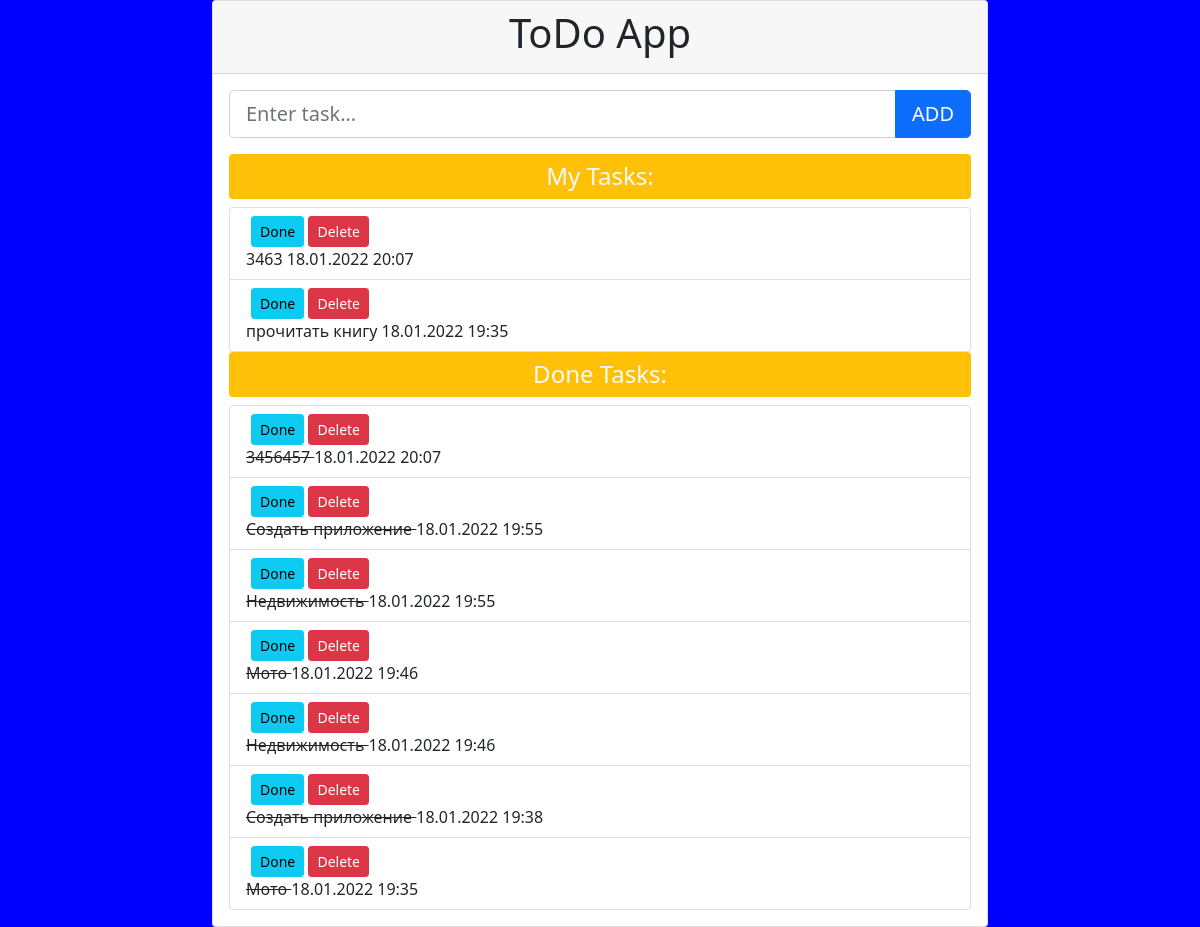
/, run on an earlier commit of the app's database.
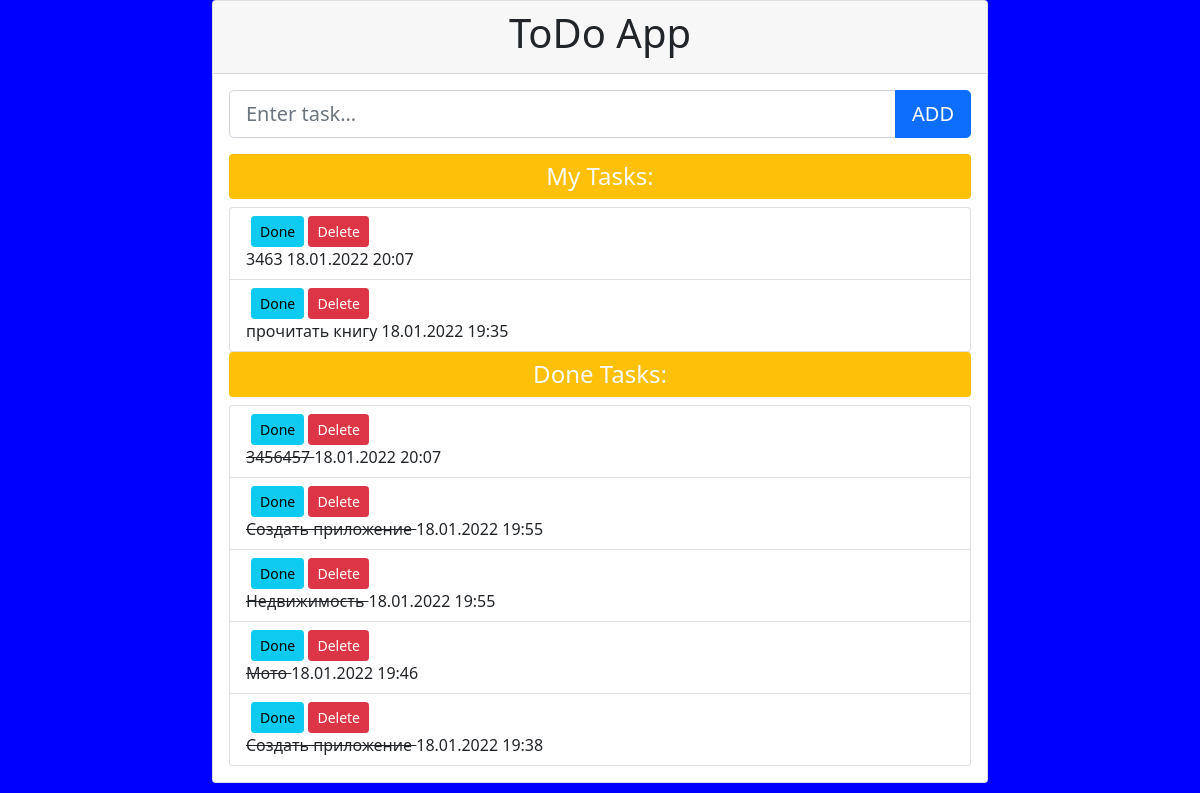
And on a later commit of the database.
### todolist/models.py (models this page shows, shortened)
class Task(models.Model):
    name = models.CharField(max_length=50, verbose_name='Задача')
    published = models.DateTimeField(auto_now_add=True, db_index=True, verbose_name='Опубликовано')
    done = models.BooleanField(db_index=True, default=False, verbose_name='Сделано')
    done_time = models.DateTimeField(null=True, blank=True, verbose_name='Когда сделано')
    class Meta:
        verbose_name_plural = 'Задачи'
        verbose_name = 'Задача'
        ordering = ['-done', '-published']

### todolist/views.py (the view)
# urls.py: path('', index, name='index'),
def index(request):
    form = TaskForm()
    tasks = Task.objects.filter(done=False)
    done_tasks = Task.objects.filter(done=True)
    context = {'tasks': tasks, 'done_tasks': done_tasks, 'task_form': form}
    if request.method == "POST":
        form = TaskForm(request.POST)
        if form.is_valid():
            form.save()
            return redirect('index')
    return render(request, 'todolist/index.html', context)

### todolist/forms.py
class TaskForm(ModelForm):
    class Meta:
        model = Task
        fields = ['name']
    name = forms.CharField(
        widget=forms.TextInput(
            attrs={
                "class": "form-control form-control-lg",
                "placeholder": "Enter task...",
            }
        ),
    )

### todolist/templates/todolist/index.html (shortened to what this page needs)
{% extends "layout/basic.html" %}
{% block content %}
<div class="card">
    <div class="card-header">
        <h1 class="text-center">ToDo App</h1>
    </div>
    <div class="card-body">
        <form method="post">
            <div class="input-group mb-3">
                {{ task_form.name }}
                <button type="submit" class="btn btn-primary btn-lg">ADD</button>
            </div>
        </form>
        <h4 class="bg-warning text-light py-2 rounded text-center">My Tasks:</h4>
        <ul class="list-group">
                    {% for task in tasks %}
                    <li class="list-group-item list-group-item-action">
                        <div  class="float-right  buttons">
                            <a href="{% url "done_task" task.id %}" class="btn btn-sm btn-info">Done</a>
                            <a href="{% url "delete_task" task.id %}" class="btn btn-sm btn-danger">Delete</a>
                        </div>
                        {{ task.name }}
                        <span class="float-right">{{task.published|date:"d.m.Y H:i"}}</span>
                    </li>
                    {% endfor %}
        </ul>
        <h4 class="bg-warning text-light py-2 rounded text-center">Done Tasks:</h4>
        <ul class="list-group">
                    {% for task in done_tasks %}
                    <li class="list-group-item list-group-item-action">
                        <div  class="float-right  buttons">
                            <a href="{% url "done_task" task.id %}" class="btn btn-sm btn-info">Done</a>
                            <a href="{% url "delete_task" task.id %}" class="btn btn-sm btn-danger">Delete</a>
                        </div>
                        <strike>{{ task.name }} </strike>
                        <span class="float-right">{{task.published|date:"d.m.Y H:i"}}</span>
                    </li>
                    {% endfor %}
        </ul>
    </div>
</div>
{% endblock %}

What changed in the data, as far as the page shows it:
removed Task: name "Недвижимость", published "18.01.2022 19:46", shown under "Done Tasks:"
removed Task: name "Мото", published "18.01.2022 19:35", shown under "Done Tasks:"
